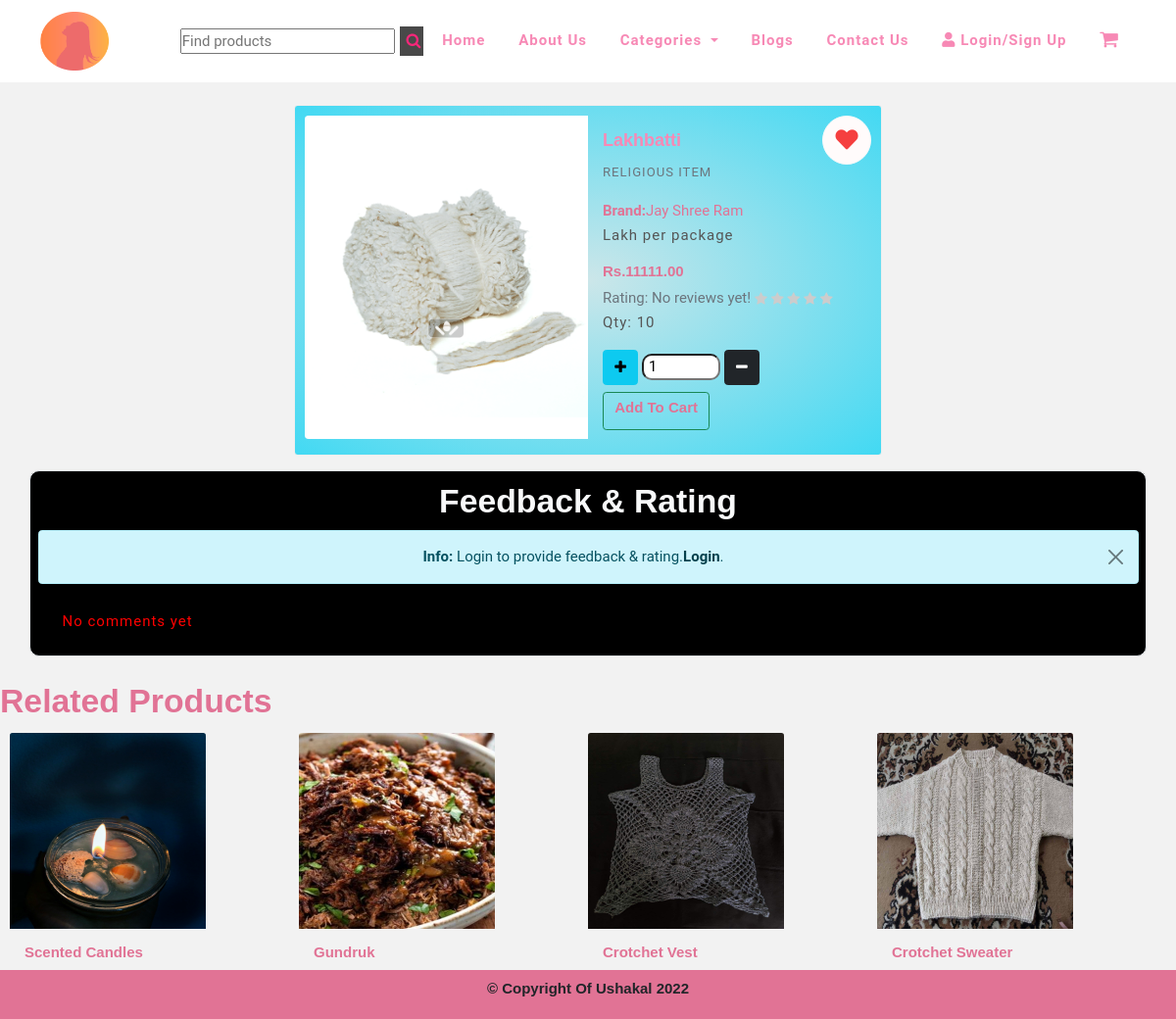
The page /public/view.php?id=41 on the database its author committed.
### tables this page shows
CREATE TABLE `products` (
  `pr_id` bigint(20) NOT NULL,
  `cus_id` bigint(20) NOT NULL,
  `pr_name` varchar(255) NOT NULL,
  `pr_desc` varchar(255) NOT NULL,
  `pr_img` varchar(255) NOT NULL,
  `pr_price` decimal(10,2) NOT NULL,
  `pr_qty` int(10) NOT NULL,
  `cat_id` bigint(20) NOT NULL,
  `pr_brand` varchar(255) NOT NULL,
  `stock` int(10) NOT NULL
);

CREATE TABLE `categories` (
  `ct_id` bigint(20) NOT NULL,
  `ct_name` varchar(255) NOT NULL,
  `ct_desc` varchar(255) NOT NULL
);

CREATE TABLE `sales` (
  `id` bigint(20) NOT NULL,
  `product_id` bigint(20) NOT NULL,
  `sales_qty` int(11) NOT NULL,
  `cus_id` bigint(20) NOT NULL
);

### classes/dbh.class.php (called while the page is built)
<?php
class Dbh {
    private $host = "localhost";
    private $user = "root";
    private $pwd = "";
    private $dbName = "project";
    public function connect () {
        $dsn = 'mysql:host=' . $this->host . ';dbname=' . $this->dbName;
        try{
        $pdo = new PDO($dsn, $this->user, $this->pwd);
        $pdo->setAttribute(PDO::ATTR_DEFAULT_FETCH_MODE, PDO::FETCH_ASSOC);
        $pdo->setAttribute(PDO::ATTR_ERRMODE, PDO::ERRMODE_EXCEPTION);
        return $pdo;
        }catch (PDOException $e){
            echo 'Connection failed: ' . $e->getMessage();
        }
    }
}

### classes/product.class.php (called while the page is built, shortened)
<?php
require_once "../classes/dbh.class.php";
class Product extends Dbh {
    public function selected($id) {
        $sql = "SELECT * FROM `products` INNER JOIN categories WHERE cat_id = categories.ct_id AND pr_id = ?";
        $stmt = $this->connect()->prepare($sql);
        $stmt->execute([$id]);
        $result = $stmt->fetch();
        return $result;
    }
    public function getRating($id) {
        $sql = "SELECT * FROM rating WHERE product_id = ?";
        $stmt = $this->connect()->prepare($sql);
        $stmt->execute([$id]);
        while($result = $stmt->fetchAll()) {
           return $result;
        }
    }
    public function getComments($id) {
        $sql = "SELECT * FROM `rating` inner JOIN customers WHERE customer_id = customers.cus_id AND product_id = ?";
        $stmt = $this->connect()->prepare($sql);
        $stmt->execute([$id]);
        while($result = $stmt->fetchAll()) {
           return $result;
        }
    }
    public function getStar($id){
        if(is_array($this->getRating($id))){
            $total = count($this->getRating($id));
            $rated = 0;
            foreach($this->getRating($id) as $prod){
                $rated = $rated + $prod['rate_points'];
            }
            $rating = $rated/$total;
            $percent = ($rated/($total*5))*100;
            $rating_fix = number_format($rating, 1, '.', '');
            return ['percent'=>$percent, "rating"=>$rating_fix, "total"=>$total];
        }
        else{
            return ['percent'=>$percent=0, 'rating'=>$rating_fix=0];
        }
    }
    public function relatedProduct($category, $brand, $id){
        $sql = "SELECT * FROM `products`
                INNER JOIN sales INNER JOIN categories
                WHERE ((cat_id = ? or pr_brand = ?) AND pr_id !=?)
                AND ( products.pr_id=sales.product_id AND products.cat_id = categories.ct_id )
                 ORDER BY sales.sales_qty DESC limit 2";
        $stmt = $this->connect()->prepare($sql);
        $stmt->execute([$category, $brand, $id]);
        while($result = $stmt->fetchAll()) {
            return $result;
        }
    }
    public function relatedProduct2($category, $brand, $id){
        $sql = "SELECT * FROM `products`
        WHERE NOT EXISTS
        (SELECT * FROM sales WHERE sales.product_id = products.pr_id) AND (cat_id = ? or pr_brand = ?) AND products.pr_id != ? limit 2";
        $stmt = $this->connect()->prepare($sql);
        $stmt->execute([$category, $brand, $id]);
        while($result = $stmt->fetchAll()) {
            return $result;
        }
    }
    public function salesRelated($id){
        $sql = "SELECT * FROM `sales` INNER JOIN products WHERE products.pr_id != ? AND (sales.product_id = products.pr_id) ORDER BY sales_qty desc LIMIT 4";
        $stmt = $this->connect()->prepare($sql);
        $stmt->execute([$id]);
        while($result = $stmt->fetchAll()) {
            return $result;
        }
    }
}

### helpers/functions.php (called while the page is built, shortened)
<?php
function cLogged(){
    if(isset($_SESSION['customer'])){
        return true;
    }else{
        return false;
    }
}

### public/view.php (the view, shortened to what this page needs)
<?php
    require_once "layout/header.php";
    $id = $_GET['id'];
    $products = new Product();
?>
  <link rel="stylesheet" href="layout/css/single.css">
  <div class="container">
    <div class="row d-flex justify-content-center mt-4">
        <?php
        $product = $products->selected($id);
            if(count($product) > 1):
        ?>
        <div class="card mb-3">
            <div class="row g-0">
                <div class="col-md-6">
                    <a href="../admin/uploads/<?=$product['pr_img']?>">
                    <img src="../admin/uploads/<?=$product['pr_img']?>" class="img-fluid rounded-start" alt="...">
                    </a>
                </div>
                <div class="col-md-6">
                <div class="card-body">
                    <h4 class="card-title"><?=$product['pr_name']?></h4>
                    <p class="card-text"><small class="text-muted"><?=$product['ct_name']?></small></p>
                    <strong>Brand:</strong><?=$product['pr_brand']?>
                    <p class="card-text"><?=$product['pr_desc']?></p>
                    <h5>Rs.<?=$product['pr_price']?></h5>
                    <span class="card-text text-muted"> Rating: <?php echo $products->getStar($product['pr_id'])['rating'] > 0 ? $products->getStar($product['pr_id'])['rating']."/5" : "No reviews yet!" ?></span>
                    <ul class="rating-stars">
                        <li>
                            <i class="fa fa-star"></i> <i class="fa fa-star"></i>
                            <i class="fa fa-star"></i> <i class="fa fa-star"></i>
                            <i class="fa fa-star"></i>
                        </li>
                    </ul>
                    <p class="text">Qty: <?=$product['pr_qty']?></p>
                    <form class="mt-3" action="" method="post">
                        <div class="btn btn-info" onclick="add()"><i class="fa fa-plus"></i></div>
                        <input style="width: 80px; background-color:white; padding-left:5px; border-radius:10px;" type="tel" name="quantity" id="qty" placeholder="Qty" value="1" required>
                        <div class="btn btn-dark" onclick="sub()"><i class="fa fa-minus"></i></div>
                        <button class="mt-2 btn btn-outline-success" type="submit" name="tocart"><h5>Add to Cart</h5></button>
                    </form>
                    <form action="wish.php" method="post">
                                <button class="heart btn btn-outline-light" type="submit" name="wish">
                                    <i class="fas fa-heart"></i>
                                </button>
                            </form>
                </div>
                </div>
            </div>
        </div>
        <?php
            endif;
        ?>
    </div>
  </div>
  <div class="container feedback text-center border mb-4 p-2 text-light">
      <h2>Feedback & Rating</h2>
      <?php
        if(cLogged()):
            ?>
                <div class="inner p-4">
                    <form action="rate.php" method="post">
                        <div class="form-group">
                            <input type="hidden" name="customer" value="<?php echo $_SESSION['customer_id']?>">
                            <input type="hidden" name="product" value="<?=$product['pr_id']?>">
                        <label for="">Rate Product</label><br>
                        <fieldset class="rating">
                            <input type="radio" id="star5" name="ratepoint" value="5" required /><label class = "full" for="star5" title="Awesome - 5 stars"></label>
                            <input type="radio" id="star4half" name="ratepoint" value="4.5" /><label class="half" for="star4half" title="Pretty good - 4.5 stars"></label>
                            <input type="radio" id="star4" name="ratepoint" value="4" /><label class = "full" for="star4" title="Pretty good - 4 stars"></label>
                            <input type="radio" id="star3half" name="ratepoint" value="3.5" /><label class="half" for="star3half" title="Meh - 3.5 stars"></label>
                            <input type="radio" id="star3" name="ratepoint" value="3" /><label class = "full" for="star3" title="Meh - 3 stars"></label>
                            <input type="radio" id="star2half" name="ratepoint" value="2.5" /><label class="half" for="star2half" title="Kinda bad - 2.5 stars"></label>
                            <input type="radio" id="star2" name="ratepoint" value="2" /><label class = "full" for="star2" title="Kinda bad - 2 stars"></label>
                            <input type="radio" id="star1half" name="ratepoint" value="1.5" /><label class="half" for="star1half" title="Meh - 1.5 stars"></label>
                            <input type="radio" id="star1" name="ratepoint" value="1" /><label class = "full" for="star1" title="Sucks big time - 1 star"></label>
                            <input type="radio" id="starhalf" name="ratepoint" value="0.5" /><label class="half" for="starhalf" title="Sucks big time - 0.5 stars"></label>
                        </fieldset>
                        </div>
                        <div class="form-group">
                            <textarea name="comment" id="" class="form-control" cols="40" placeholder="Feedback" required></textarea>
                        </div>
                        <button type="submit" class="mt-2 btn btn-info" name="feedback">Send Feedback</button>
                    </form>
                </div>
            <?php
      else:
        echo "
        <div class='alert alert-info alert-dismissible fade show' role='alert'>
            <strong>Info:</strong> Login to provide feedback & rating.<a class='alert-link' href='login.php'>Login</a>.
            <button type='button' class='btn-close' data-bs-dismiss='alert' aria-label='Close'></button>
        </div>
    ";
      endif; ?>
      <div class="oldfeed text-start">
          <ol>
              <?php
                if($products->getComments($id) > 0):
                    foreach($products->getComments($id) as $comment):
              ?>
                        <li>
                            <b><?=$comment['name']?> <span style="color: #f3aa06;" title="rating given">
                                <?php
                                echo "(";
                                ?>
                        <ul class="rating-stars">
                            <li style="width:<?=($comment['rate_points']/5)*100?>%" class="stars-active">
                                <i class="fa fa-star"></i> <i class="fa fa-star"></i>
                                <i class="fa fa-star"></i> <i class="fa fa-star"></i>
                                <i class="fa fa-star"></i>
                            </li>
                            <li>
                                <i class="fa fa-star"></i> <i class="fa fa-star"></i>
                                <i class="fa fa-star"></i> <i class="fa fa-star"></i>
                                <i class="fa fa-star"></i>
                            </li>
                        </ul>
                            <?php
                                echo ")";
                            ?>
                            </span></b>
                            <p><?=$comment['feedback']?>
                                <?php
                                    if(isset($_SESSION['customer'])){
                                        if($_SESSION['customer'] === $comment['email']):
                                            ?>
                                            <form action="delcomment.php" method="post">
                                                    <input type="hidden" name="customerId" value="<?php echo $_SESSION['customer_id']?>">
                                                    <input type="hidden" name="product" value="<?php echo $product['pr_id']?>">
                                                    <button class="text-center btn" type="submit" name="delComment"><i class="fas fa-trash" style="color:red;"></i></button>
                                            </form>
                                            <?php
                                        endif;
                                    }
                                ?>
                        </p>
                        <?php if(!empty($comment['feedback_reply'])){ ?>
                        <p class="text-muted"><i class="fas fa-retweet"></i>:<?=$comment['feedback_reply'];?>- By Admin</p>
                            <?php } ?>
                        </li>
              <?php
                    endforeach;
                else: echo "<p style='color:red'>No comments yet</p>";
                endif;
              ?>
          </ol>
      </div>
  </div>
<div>
    <h2>Related Products</h2>
<div class="card-group" style="margin:10px">
    <?php
     $related_pr1 = $products->relatedProduct($product['cat_id'],$product['pr_brand'], $id);
     $related_pr2 = $products->relatedProduct2($product['cat_id'],$product['pr_brand'], $id);
     $prd3=$products->salesRelated($id);
     if(($related_pr1 && $related_pr2) > 0):
        if($related_pr1 > 0):
            foreach($related_pr1 as $prod):
    ?>
  <div class="col-lg-3">
        <a href="view.php?id=<?=$prod['pr_id']?>">
            <div style="height:200px; width:200px;"><img width="200px" height="200px" src="../admin/uploads/<?=$prod['pr_img']?>" class="card-img-top" alt="..."></div>
        </a>
            <div class="card-body">
            <h5 class="card-title"><?=$prod['pr_name']?></h5>
            <p class="card-text"><strong>Rs.</strong><?=$prod['pr_price']?></p>
            </div>
  </div>
    <?php
        endforeach;
    endif;
    if($related_pr2):
        foreach($related_pr2 as $prod):
?>
        <div class="col-lg-3">
                <a href="view.php?id=<?=$prod['pr_id']?>">
                    <div style="height:200px; width:200px;"><img width="200px" height="200px" src="../admin/uploads/<?=$prod['pr_img']?>" class="card-img-top" alt="..."></div>
                    <div class="card-body">
                </a>
                    <h5 class="card-title"><?=$prod['pr_name']?></h5>
                    <p class="card-text"><strong>Rs.</strong><?=$prod['pr_price']?></p>
                    </div>
        </div>
<?php
    endforeach;
endif;
elseif($prd3 > 0):
    foreach($prd3 as $prod):
?>
<div class="col-lg-3">
    <a href="view.php?id=<?=$prod['pr_id']?>">
        <div style="height:200px; width:200px;"><img width="200px" height="200px" src="../admin/uploads/<?=$prod['pr_img']?>" class="card-img-top" alt="..."></div>
        <div class="card-body">
    </a>
        <h5 class="card-title"><?=$prod['pr_name']?></h5>
        <p class="card-text"><strong>Rs.</strong><?=$prod['pr_price']?></p>
        </div>
</div>
<?php
endforeach;
    endif;
    ?>
<?php
    require_once "layout/footer.php";
?>

### rows shown on the page
products: pr_img (picture), pr_name "Lakhbatti", cat.ct_name "RELIGIOUS ITEM", pr_brand "Jay Shree Ram", pr_desc "Lakh per package", pr_price "11111.00", pr_qty "10"
sales: product.pr_img (picture), product.pr_name "Scented Candles"
sales: product.pr_img (picture), product.pr_name "Gundruk"
sales: product.pr_img (picture), product.pr_name "Crotchet Vest"
sales: product.pr_img (picture), product.pr_name "Crotchet Sweater"
